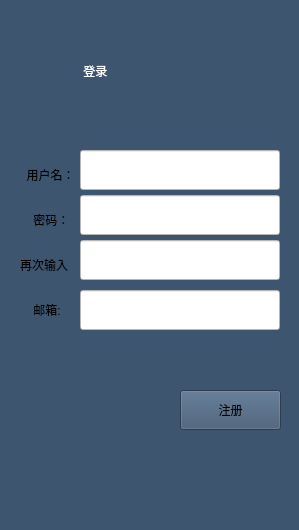
<?xml version="1.0" encoding="UTF-8"?>
<ui version="4.0">
 <class>user_regist</class>
 <widget class="QMainWindow" name="user_regist">
  <property name="geometry">
   <rect>
    <x>0</x>
    <y>0</y>
    <width>299</width>
    <height>530</height>
   </rect>
  </property>
  <property name="maximumSize">
   <size>
    <width>400</width>
    <height>800</height>
   </size>
  </property>
  <property name="windowTitle">
   <string>MainWindow</string>
  </property>
  <property name="styleSheet">
   <string notr="true">background-color: rgb(62, 85, 112);</string>
  </property>
  <widget class="QWidget" name="centralwidget">
   <widget class="QLineEdit" name="userLineEdt_2">
    <property name="geometry">
     <rect>
      <x>80</x>
      <y>150</y>
      <width>200</width>
      <height>40</height>
     </rect>
    </property>
    <property name="sizePolicy">
     <sizepolicy hsizetype="Expanding" vsizetype="Expanding">
      <horstretch>0</horstretch>
      <verstretch>0</verstretch>
     </sizepolicy>
    </property>
    <property name="styleSheet">
     <string notr="true">background-color: rgb(255, 255, 255);
font: 11pt &quot;DejaVu Serif&quot;;
</string>
    </property>
    <property name="text">
     <string/>
    </property>
   </widget>
   <widget class="QLabel" name="psdLabel_2">
    <property name="geometry">
     <rect>
      <x>20</x>
      <y>200</y>
      <width>54</width>
      <height>40</height>
     </rect>
    </property>
    <property name="text">
     <string>    密码：</string>
    </property>
   </widget>
   <widget class="QPushButton" name="signUpButton_2">
    <property name="geometry">
     <rect>
      <x>180</x>
      <y>390</y>
      <width>101</width>
      <height>40</height>
     </rect>
    </property>
    <property name="sizePolicy">
     <sizepolicy hsizetype="Fixed" vsizetype="Fixed">
      <horstretch>0</horstretch>
      <verstretch>0</verstretch>
     </sizepolicy>
    </property>
    <property name="maximumSize">
     <size>
      <width>16777209</width>
      <height>16777215</height>
     </size>
    </property>
    <property name="text">
     <string>注册</string>
    </property>
   </widget>
   <widget class="QLabel" name="label_3">
    <property name="geometry">
     <rect>
      <x>80</x>
      <y>15</y>
      <width>141</width>
      <height>111</height>
     </rect>
    </property>
    <property name="styleSheet">
     <string notr="true">color: rgb(255, 255, 255);


font: 40pt &quot;Nimbus Roman No9 L&quot;;</string>
    </property>
    <property name="text">
     <string> 登录</string>
    </property>
   </widget>
   <widget class="QLabel" name="userLabel_3">
    <property name="geometry">
     <rect>
      <x>20</x>
      <y>155</y>
      <width>54</width>
      <height>40</height>
     </rect>
    </property>
    <property name="text">
     <string>  用户名：</string>
    </property>
   </widget>
   <widget class="QLineEdit" name="pwd1">
    <property name="geometry">
     <rect>
      <x>80</x>
      <y>195</y>
      <width>200</width>
      <height>40</height>
     </rect>
    </property>
    <property name="styleSheet">
     <string notr="true">background-color: rgb(255, 255, 255);
font: 11pt &quot;DejaVu Serif&quot;;</string>
    </property>
    <property name="text">
     <string/>
    </property>
   </widget>
   <widget class="QLineEdit" name="psdLineEdt_4">
    <property name="geometry">
     <rect>
      <x>80</x>
      <y>290</y>
      <width>200</width>
      <height>40</height>
     </rect>
    </property>
    <property name="styleSheet">
     <string notr="true">background-color: rgb(255, 255, 255);
font: 11pt &quot;DejaVu Serif&quot;;</string>
    </property>
    <property name="text">
     <string/>
    </property>
   </widget>
   <widget class="QLabel" name="userLabel_5">
    <property name="geometry">
     <rect>
      <x>20</x>
      <y>290</y>
      <width>54</width>
      <height>40</height>
     </rect>
    </property>
    <property name="text">
     <string>    邮箱:</string>
    </property>
   </widget>
   <widget class="QLineEdit" name="pwd2">
    <property name="geometry">
     <rect>
      <x>80</x>
      <y>240</y>
      <width>200</width>
      <height>40</height>
     </rect>
    </property>
    <property name="styleSheet">
     <string notr="true">background-color: rgb(255, 255, 255);
font: 11pt &quot;DejaVu Serif&quot;;</string>
    </property>
    <property name="text">
     <string/>
    </property>
   </widget>
   <widget class="QLabel" name="psdLabel_3">
    <property name="geometry">
     <rect>
      <x>20</x>
      <y>245</y>
      <width>54</width>
      <height>40</height>
     </rect>
    </property>
    <property name="text">
     <string>再次输入</string>
    </property>
   </widget>
  </widget>
  <widget class="QMenuBar" name="menubar">
   <property name="geometry">
    <rect>
     <x>0</x>
     <y>0</y>
     <width>299</width>
     <height>22</height>
    </rect>
   </property>
  </widget>
  <widget class="QStatusBar" name="statusbar"/>
 </widget>
 <resources/>
 <connections/>
</ui>
